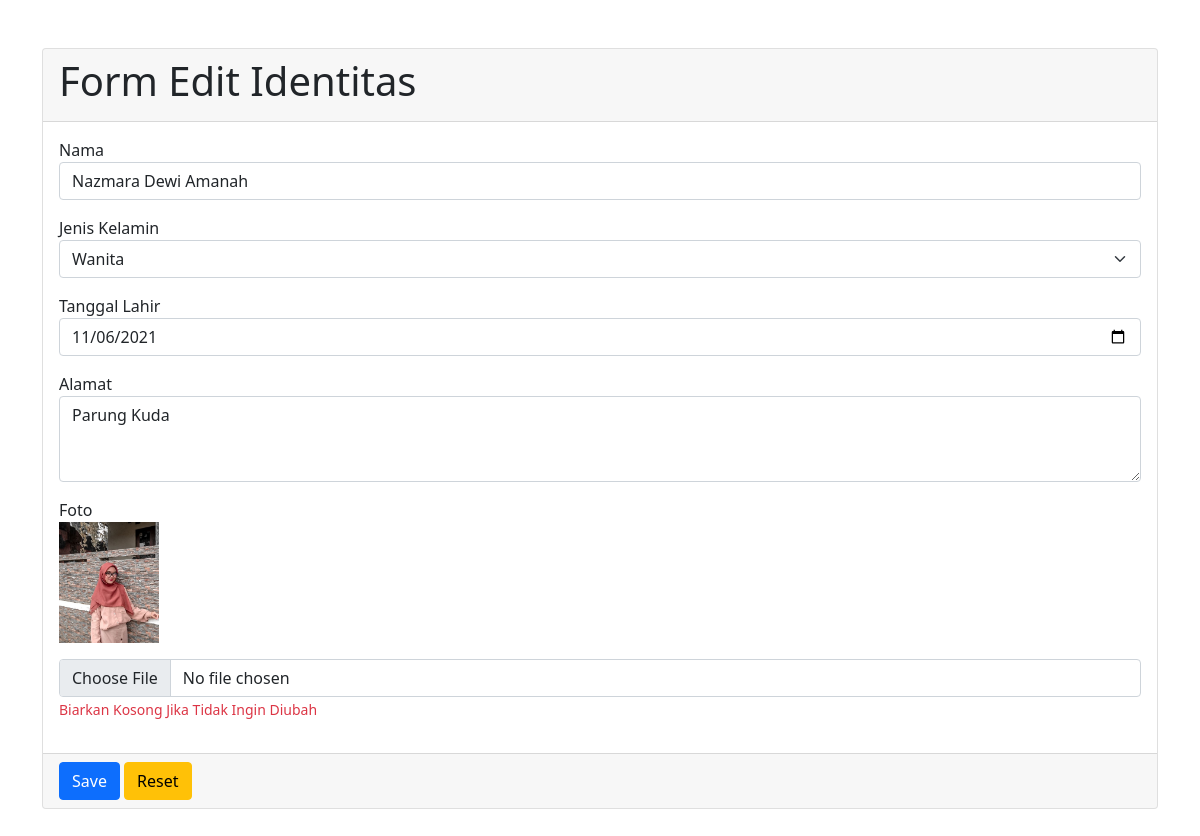
Page /home/edit/6 on the committed database.
### tables this page shows
CREATE TABLE `identitas` (
  `id` int(11) NOT NULL,
  `nama` varchar(100) NOT NULL,
  `jenis_kelamin` char(1) NOT NULL,
  `tanggal_lahir` date NOT NULL,
  `alamat` text NOT NULL,
  `foto` varchar(255) DEFAULT NULL,
  `created_at` date NOT NULL,
  `updated_at` date NOT NULL
);

### application/controllers/Home.php (called while the page is built, shortened)
<?php
class Home extends CI_Controller {
	function __construct() {
		$this->load->model('HomeModel');
	}
	public function edit($id) {
		$query = $this->HomeModel->get_identitas($id);
		if($query->result() > 0) {
			$i = $query->row();
			$data = [
				'submit' 	=> 'edit',
				'i'	 		=> $i,
			];
			$this->load->view('form-page', $data);
		}
	}
}

### index.php (called while the page is built, shortened)
<?php
require_once BASEPATH.'core/CodeIgniter.php';

### application/models/HomeModel.php (called while the page is built, shortened)
<?php
class HomeModel extends CI_Model {
    public function get_identitas($id = null) {
        if($id != null) {
            $this->db->where('id', $id);
        }
        $this->db->order_by('created_at', 'asc');
        $query = $this->db->get('identitas');
        return $query;
    }
}

### application/views/form-page.php (the view, shortened to what this page needs)
<!DOCTYPE html>
<html lang="en">
<head>
	<link href="https://cdn.jsdelivr.net/npm/bootstrap@5.1.3/dist/css/bootstrap.min.css" rel="stylesheet">
</head>
<body>
	<div class="container my-5 mx-auto">
		<div class="row align-items-center">
			<?= form_open_multipart('home/process') ?>
                <div class="card">
                    <div class="card-header">
                        <h1>Form <?= $submit == 'edit' ? 'Edit' : 'Tambah' ?> Identitas</h1>
                    </div>
                    <div class="card-body">
                        <div class="form-group mb-3">
							<label for="nama">Nama</label>
							<input type="text" name="nama" class="form-control" id="nama" value="<?= $i->nama ?>" required>
						</div>
						<div class="form-group mb-3">
							<label for="jenis_kelamin">Jenis Kelamin</label>
							<select name="jenis_kelamin" id="jenis_kelamin" class="form-select" required>
								<option value="2" <?= $i->jenis_kelamin == 2 ? 'selected' : null ?>>Wanita</option>
							</select>
						</div>
						<div class="form-group mb-3">
							<label for="tanggal_lahir">Tanggal Lahir</label>
							<input type="date" name="tanggal_lahir" class="form-control" id="tanggal_lahir" value="<?= $i->tanggal_lahir ?>" required>
						</div>
						<div class="form-group mb-3">
							<label for="alamat">Alamat</label>
							<textarea name="alamat" id="alamat" cols="30" rows="3" class="form-control" required><?= $i->alamat ?></textarea>
						</div>
						<div class="form-group mb-3">
							<label for="foto">Foto</label>
							<?php if($submit == 'edit') {
								if($i->foto != null) { ?>
							<div class="mb-3">
								<img src="<?= base_url('uploads/'.$i->foto) ?>" alt="" style="width: 100px;">
							</div>
							<?php }
							} ?>
							<input type="file" name="foto" class="form-control" id="foto">
							<small class="text-danger">Biarkan Kosong Jika <?= $submit == 'edit' ? "Tidak Ingin Diubah" : 'Tidak ada Foto'?></small>
						</div>
                    </div>
                    <div class="card-footer">
                        <button type="submit" class="btn btn-primary" name="<?= $submit ?>">Save</button>
						<button type="reset" class="btn btn-warning">Reset</button>
                    </div>
                </div>
			<?= form_close() ?>
		</div>
	</div>
</body>
</html>

### rows in the picture
identitas: nama "Nazmara Dewi Amanah", jenis_kelamin "Wanita", tanggal_lahir "11/06/2021", alamat "Parung Kuda", foto (picture)
